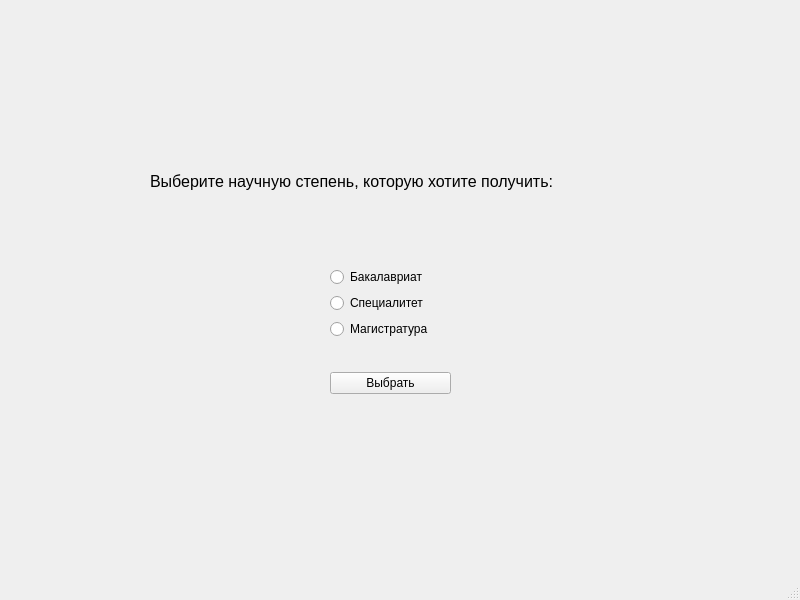
<?xml version="1.0" encoding="UTF-8"?>
<ui version="4.0">
 <class>MainWindow</class>
 <widget class="QMainWindow" name="MainWindow">
  <property name="geometry">
   <rect>
    <x>0</x>
    <y>0</y>
    <width>800</width>
    <height>600</height>
   </rect>
  </property>
  <property name="windowTitle">
   <string>MainWindow</string>
  </property>
  <widget class="QWidget" name="centralwidget">
   <widget class="QStackedWidget" name="stackedWidget">
    <property name="geometry">
     <rect>
      <x>0</x>
      <y>0</y>
      <width>800</width>
      <height>600</height>
     </rect>
    </property>
    <property name="currentIndex">
     <number>5</number>
    </property>
    <widget class="QWidget" name="page_registration">
     <widget class="QPushButton" name="pushButton_registr_2">
      <property name="geometry">
       <rect>
        <x>300</x>
        <y>390</y>
        <width>181</width>
        <height>41</height>
       </rect>
      </property>
      <property name="text">
       <string>Зарегестрироваться</string>
      </property>
     </widget>
     <widget class="QWidget" name="layoutWidget">
      <property name="geometry">
       <rect>
        <x>170</x>
        <y>130</y>
        <width>451</width>
        <height>161</height>
       </rect>
      </property>
      <layout class="QVBoxLayout" name="verticalLayout_22">
       <item>
        <layout class="QHBoxLayout" name="horizontalLayout_6">
         <item>
          <layout class="QVBoxLayout" name="verticalLayout_21">
           <item>
            <widget class="QLabel" name="label_20">
             <property name="text">
              <string>&lt;html&gt;&lt;head/&gt;&lt;body&gt;&lt;p&gt;&lt;span style=&quot; font-size:12pt;&quot;&gt;Логин:&lt;/span&gt;&lt;/p&gt;&lt;/body&gt;&lt;/html&gt;</string>
             </property>
            </widget>
           </item>
           <item>
            <widget class="QLabel" name="label_21">
             <property name="text">
              <string>&lt;html&gt;&lt;head/&gt;&lt;body&gt;&lt;p&gt;&lt;span style=&quot; font-size:12pt;&quot;&gt;Пароль:&lt;/span&gt;&lt;/p&gt;&lt;/body&gt;&lt;/html&gt;</string>
             </property>
            </widget>
           </item>
          </layout>
         </item>
         <item>
          <layout class="QVBoxLayout" name="verticalLayout_17">
           <item>
            <widget class="QLineEdit" name="lineEdit_login"/>
           </item>
           <item>
            <widget class="QLineEdit" name="lineEdit_password">
             <property name="echoMode">
              <enum>QLineEdit::Password</enum>
             </property>
            </widget>
           </item>
          </layout>
         </item>
        </layout>
       </item>
       <item>
        <widget class="QCheckBox" name="checkBox_agree">
         <property name="text">
          <string>Согласен(а) на обработку данных</string>
         </property>
        </widget>
       </item>
      </layout>
     </widget>
     <widget class="QLabel" name="label_22">
      <property name="geometry">
       <rect>
        <x>240</x>
        <y>300</y>
        <width>301</width>
        <height>71</height>
       </rect>
      </property>
      <property name="text">
       <string>&lt;html&gt;&lt;head/&gt;&lt;body&gt;&lt;p align=&quot;center&quot;&gt;Пароль должен содержать не менее 8 символов &lt;/p&gt;&lt;p align=&quot;center&quot;&gt;и состоять из прописных и строчных букв, &lt;/p&gt;&lt;p align=&quot;center&quot;&gt;цифр и специальных символов.&lt;/p&gt;&lt;/body&gt;&lt;/html&gt;</string>
      </property>
     </widget>
    </widget>
    <widget class="QWidget" name="page_authorization">
     <widget class="QLabel" name="label_pic0">
      <property name="geometry">
       <rect>
        <x>70</x>
        <y>120</y>
        <width>340</width>
        <height>340</height>
       </rect>
      </property>
      <property name="text">
       <string/>
      </property>
      <property name="pixmap">
       <pixmap resource="../res.qrc">:/img/res/label.png</pixmap>
      </property>
      <property name="scaledContents">
       <bool>true</bool>
      </property>
     </widget>
     <widget class="QWidget" name="layoutWidget">
      <property name="geometry">
       <rect>
        <x>450</x>
        <y>210</y>
        <width>226</width>
        <height>171</height>
       </rect>
      </property>
      <layout class="QVBoxLayout" name="verticalLayout_3">
       <item>
        <layout class="QVBoxLayout" name="verticalLayout_2">
         <item>
          <widget class="QLabel" name="label">
           <property name="text">
            <string>&lt;html&gt;&lt;head/&gt;&lt;body&gt;&lt;p align=&quot;center&quot;&gt;&lt;span style=&quot; font-size:16pt; font-weight:600;&quot;&gt;Авторизация&lt;/span&gt;&lt;/p&gt;&lt;/body&gt;&lt;/html&gt;</string>
           </property>
          </widget>
         </item>
         <item>
          <layout class="QVBoxLayout" name="verticalLayout">
           <item>
            <layout class="QHBoxLayout" name="horizontalLayout">
             <item>
              <widget class="QLabel" name="label_2">
               <property name="text">
                <string>&lt;html&gt;&lt;head/&gt;&lt;body&gt;&lt;p&gt;&lt;span style=&quot; font-size:12pt;&quot;&gt;Логин:&lt;/span&gt;&lt;/p&gt;&lt;/body&gt;&lt;/html&gt;</string>
               </property>
              </widget>
             </item>
             <item>
              <widget class="QLineEdit" name="user_name"/>
             </item>
            </layout>
           </item>
           <item>
            <layout class="QHBoxLayout" name="horizontalLayout_2">
             <item>
              <widget class="QLabel" name="label_3">
               <property name="text">
                <string>&lt;html&gt;&lt;head/&gt;&lt;body&gt;&lt;p&gt;&lt;span style=&quot; font-size:12pt;&quot;&gt;Пароль:&lt;/span&gt;&lt;/p&gt;&lt;/body&gt;&lt;/html&gt;</string>
               </property>
              </widget>
             </item>
             <item>
              <widget class="QLineEdit" name="pass_word">
               <property name="echoMode">
                <enum>QLineEdit::Password</enum>
               </property>
              </widget>
             </item>
            </layout>
           </item>
          </layout>
         </item>
        </layout>
       </item>
       <item>
        <widget class="QPushButton" name="pushButton_autoriz">
         <property name="text">
          <string>Подтвердить</string>
         </property>
        </widget>
       </item>
       <item>
        <widget class="QPushButton" name="pushButton_registr">
         <property name="text">
          <string>Зарегистрироваться</string>
         </property>
        </widget>
       </item>
      </layout>
     </widget>
    </widget>
    <widget class="QWidget" name="page_the_uni">
     <widget class="QLabel" name="label_pic1">
      <property name="geometry">
       <rect>
        <x>50</x>
        <y>100</y>
        <width>380</width>
        <height>380</height>
       </rect>
      </property>
      <property name="text">
       <string/>
      </property>
      <property name="pixmap">
       <pixmap resource="../res.qrc">:/img/res/university.jpg</pixmap>
      </property>
      <property name="scaledContents">
       <bool>true</bool>
      </property>
     </widget>
     <widget class="QLabel" name="label_4">
      <property name="geometry">
       <rect>
        <x>100</x>
        <y>0</y>
        <width>561</width>
        <height>61</height>
       </rect>
      </property>
      <property name="text">
       <string>&lt;html&gt;&lt;head/&gt;&lt;body&gt;&lt;p&gt;&lt;span style=&quot; font-size:14pt; font-weight:600;&quot;&gt;Петербургский университет Путей Сообщения&lt;/span&gt;&lt;/p&gt;&lt;/body&gt;&lt;/html&gt;</string>
      </property>
     </widget>
     <widget class="QLabel" name="label_5">
      <property name="geometry">
       <rect>
        <x>470</x>
        <y>110</y>
        <width>241</width>
        <height>201</height>
       </rect>
      </property>
      <property name="text">
       <string>&lt;html&gt;&lt;head/&gt;&lt;body&gt;&lt;p&gt;&lt;span style=&quot; font-size:11pt;&quot;&gt;У нас вы сможете провести &lt;br/&gt;свои  лучшие студенчесике&lt;/span&gt;&lt;/p&gt;&lt;p&gt;&lt;span style=&quot; font-size:11pt;&quot;&gt;годы. У нас есть широкий&lt;/span&gt;&lt;/p&gt;&lt;p&gt;&lt;span style=&quot; font-size:11pt;&quot;&gt;спектр специальностей.&lt;/span&gt;&lt;/p&gt;&lt;p&gt;&lt;span style=&quot; font-size:11pt;&quot;&gt;Университет имеет свою&lt;/span&gt;&lt;/p&gt;&lt;p&gt;&lt;span style=&quot; font-size:11pt;&quot;&gt;собственную историю.&lt;/span&gt;&lt;/p&gt;&lt;/body&gt;&lt;/html&gt;</string>
      </property>
     </widget>
     <widget class="QPushButton" name="pushButton_next">
      <property name="geometry">
       <rect>
        <x>610</x>
        <y>440</y>
        <width>131</width>
        <height>26</height>
       </rect>
      </property>
      <property name="text">
       <string>Далее</string>
      </property>
     </widget>
    </widget>
    <widget class="QWidget" name="page_sport">
     <widget class="QLabel" name="label_pic2">
      <property name="geometry">
       <rect>
        <x>20</x>
        <y>60</y>
        <width>450</width>
        <height>450</height>
       </rect>
      </property>
      <property name="text">
       <string/>
      </property>
      <property name="pixmap">
       <pixmap resource="../res.qrc">:/img/res/sport.jpg</pixmap>
      </property>
      <property name="scaledContents">
       <bool>true</bool>
      </property>
     </widget>
     <widget class="QLabel" name="label_6">
      <property name="geometry">
       <rect>
        <x>320</x>
        <y>0</y>
        <width>91</width>
        <height>41</height>
       </rect>
      </property>
      <property name="text">
       <string>&lt;html&gt;&lt;head/&gt;&lt;body&gt;&lt;p&gt;&lt;span style=&quot; font-size:14pt; font-weight:600;&quot;&gt;Спорт&lt;/span&gt;&lt;/p&gt;&lt;/body&gt;&lt;/html&gt;</string>
      </property>
     </widget>
     <widget class="QLabel" name="label_7">
      <property name="geometry">
       <rect>
        <x>500</x>
        <y>40</y>
        <width>271</width>
        <height>381</height>
       </rect>
      </property>
      <property name="text">
       <string>&lt;html&gt;&lt;head/&gt;&lt;body&gt;&lt;p&gt;&lt;span style=&quot; font-size:12pt;&quot;&gt;У нас есть множество &lt;/span&gt;&lt;/p&gt;&lt;p&gt;&lt;span style=&quot; font-size:12pt;&quot;&gt;напрвлений спорта разной &lt;/span&gt;&lt;/p&gt;&lt;p&gt;&lt;span style=&quot; font-size:12pt;&quot;&gt;сложности, в том числе и &lt;/span&gt;&lt;/p&gt;&lt;p&gt;&lt;span style=&quot; font-size:12pt;&quot;&gt;профессиональный. &lt;/span&gt;&lt;/p&gt;&lt;p&gt;&lt;span style=&quot; font-size:12pt;&quot;&gt;Каждый может приять&lt;/span&gt;&lt;/p&gt;&lt;p&gt;&lt;span style=&quot; font-size:12pt;&quot;&gt;участие в соревнованиях. &lt;/span&gt;&lt;/p&gt;&lt;p&gt;&lt;span style=&quot; font-size:12pt;&quot;&gt;Соревнования проходят &lt;/span&gt;&lt;/p&gt;&lt;p&gt;&lt;span style=&quot; font-size:12pt;&quot;&gt;между группами разных&lt;/span&gt;&lt;/p&gt;&lt;p&gt;&lt;span style=&quot; font-size:12pt;&quot;&gt;университетов&lt;/span&gt;&lt;/p&gt;&lt;/body&gt;&lt;/html&gt;</string>
      </property>
     </widget>
     <widget class="QWidget" name="layoutWidget">
      <property name="geometry">
       <rect>
        <x>490</x>
        <y>430</y>
        <width>271</width>
        <height>81</height>
       </rect>
      </property>
      <layout class="QHBoxLayout" name="horizontalLayout_3">
       <item>
        <widget class="QPushButton" name="pushButton_back">
         <property name="text">
          <string>Назад</string>
         </property>
        </widget>
       </item>
       <item>
        <widget class="QPushButton" name="pushButton_next_2">
         <property name="text">
          <string>Далее</string>
         </property>
        </widget>
       </item>
      </layout>
     </widget>
    </widget>
    <widget class="QWidget" name="page_question">
     <widget class="QWidget" name="layoutWidget_2">
      <property name="geometry">
       <rect>
        <x>240</x>
        <y>240</y>
        <width>300</width>
        <height>66</height>
       </rect>
      </property>
      <layout class="QVBoxLayout" name="verticalLayout_4">
       <item>
        <widget class="QLabel" name="label_8">
         <property name="text">
          <string>&lt;html&gt;&lt;head/&gt;&lt;body&gt;&lt;p&gt;&lt;span style=&quot; font-size:14pt; font-weight:600;&quot;&gt;Будете поступать к нам?&lt;/span&gt;&lt;/p&gt;&lt;/body&gt;&lt;/html&gt;</string>
         </property>
        </widget>
       </item>
       <item>
        <layout class="QHBoxLayout" name="horizontalLayout_4">
         <item>
          <widget class="QPushButton" name="pushButton_yes">
           <property name="text">
            <string>Да</string>
           </property>
          </widget>
         </item>
         <item>
          <widget class="QPushButton" name="pushButton_no">
           <property name="text">
            <string>Нет</string>
           </property>
          </widget>
         </item>
        </layout>
       </item>
      </layout>
     </widget>
    </widget>
    <widget class="QWidget" name="page_5_degree">
     <widget class="QLabel" name="label_9">
      <property name="geometry">
       <rect>
        <x>150</x>
        <y>170</y>
        <width>506</width>
        <height>24</height>
       </rect>
      </property>
      <property name="text">
       <string>&lt;html&gt;&lt;head/&gt;&lt;body&gt;&lt;p&gt;&lt;span style=&quot; font-size:12pt;&quot;&gt;Выберите научную степень, которую хотите получить:&lt;/span&gt;&lt;/p&gt;&lt;/body&gt;&lt;/html&gt;</string>
      </property>
     </widget>
     <widget class="QWidget" name="layoutWidget_3">
      <property name="geometry">
       <rect>
        <x>330</x>
        <y>240</y>
        <width>121</width>
        <height>181</height>
       </rect>
      </property>
      <layout class="QVBoxLayout" name="verticalLayout_5">
       <item>
        <layout class="QVBoxLayout" name="verticalLayout_6">
         <item>
          <widget class="QRadioButton" name="radioButton_bachelor">
           <property name="text">
            <string>Бакалавриат</string>
           </property>
          </widget>
         </item>
         <item>
          <widget class="QRadioButton" name="radioButton_spec">
           <property name="text">
            <string>Специалитет</string>
           </property>
          </widget>
         </item>
         <item>
          <widget class="QRadioButton" name="radioButton_master">
           <property name="text">
            <string>Магистратура</string>
           </property>
          </widget>
         </item>
        </layout>
       </item>
       <item>
        <widget class="QPushButton" name="pushButton_2">
         <property name="text">
          <string>Выбрать</string>
         </property>
        </widget>
       </item>
      </layout>
     </widget>
    </widget>
    <widget class="QWidget" name="page_6_bach_spec">
     <widget class="QWidget" name="layoutWidget_4">
      <property name="geometry">
       <rect>
        <x>30</x>
        <y>50</y>
        <width>281</width>
        <height>331</height>
       </rect>
      </property>
      <layout class="QVBoxLayout" name="verticalLayout_7">
       <item>
        <widget class="QLabel" name="label_10">
         <property name="text">
          <string>&lt;html&gt;&lt;head/&gt;&lt;body&gt;&lt;p&gt;&lt;span style=&quot; font-size:12pt; font-weight:600;&quot;&gt;Отметьте экзамены ЕГЭ:&lt;/span&gt;&lt;/p&gt;&lt;/body&gt;&lt;/html&gt;</string>
         </property>
        </widget>
       </item>
       <item>
        <layout class="QVBoxLayout" name="verticalLayout_8">
         <item>
          <layout class="QVBoxLayout" name="verticalLayout_9">
           <item>
            <widget class="QCheckBox" name="checkBox_math">
             <property name="text">
              <string>Профильная математика</string>
             </property>
            </widget>
           </item>
           <item>
            <widget class="QCheckBox" name="checkBox_chem">
             <property name="text">
              <string>Химия</string>
             </property>
            </widget>
           </item>
           <item>
            <widget class="QCheckBox" name="checkBox_rus">
             <property name="text">
              <string>Русский язык</string>
             </property>
            </widget>
           </item>
           <item>
            <widget class="QCheckBox" name="checkBox_bio">
             <property name="text">
              <string>Билогогия</string>
             </property>
            </widget>
           </item>
           <item>
            <widget class="QCheckBox" name="checkBox_history">
             <property name="text">
              <string>История</string>
             </property>
            </widget>
           </item>
           <item>
            <widget class="QCheckBox" name="checkBox_inf">
             <property name="text">
              <string>Информатика</string>
             </property>
            </widget>
           </item>
           <item>
            <widget class="QCheckBox" name="checkBox_eng">
             <property name="text">
              <string>Английский язык</string>
             </property>
            </widget>
           </item>
           <item>
            <widget class="QCheckBox" name="checkBox_geo">
             <property name="text">
              <string>География</string>
             </property>
            </widget>
           </item>
           <item>
            <widget class="QCheckBox" name="checkBox_lit">
             <property name="text">
              <string>Литература</string>
             </property>
            </widget>
           </item>
           <item>
            <widget class="QCheckBox" name="checkBox_phis">
             <property name="text">
              <string>Физика</string>
             </property>
            </widget>
           </item>
          </layout>
         </item>
         <item>
          <widget class="QPushButton" name="pushButton_3">
           <property name="text">
            <string>Выбрать</string>
           </property>
          </widget>
         </item>
        </layout>
       </item>
      </layout>
     </widget>
     <widget class="QPushButton" name="pushButton_choose">
      <property name="geometry">
       <rect>
        <x>560</x>
        <y>470</y>
        <width>191</width>
        <height>31</height>
       </rect>
      </property>
      <property name="text">
       <string>Подтвердить</string>
      </property>
     </widget>
     <widget class="QWidget" name="layoutWidget">
      <property name="geometry">
       <rect>
        <x>330</x>
        <y>100</y>
        <width>441</width>
        <height>231</height>
       </rect>
      </property>
      <layout class="QVBoxLayout" name="verticalLayout_14">
       <item>
        <layout class="QVBoxLayout" name="verticalLayout_10">
         <item>
          <widget class="QLabel" name="label_18">
           <property name="text">
            <string>&lt;html&gt;&lt;head/&gt;&lt;body&gt;&lt;p&gt;&lt;span style=&quot; font-size:12pt;&quot;&gt;Специальность&lt;/span&gt;&lt;/p&gt;&lt;/body&gt;&lt;/html&gt;</string>
           </property>
          </widget>
         </item>
         <item>
          <widget class="QComboBox" name="comboBox_spec_2"/>
         </item>
        </layout>
       </item>
       <item>
        <layout class="QVBoxLayout" name="verticalLayout_13">
         <item>
          <widget class="QLabel" name="label_19">
           <property name="text">
            <string>&lt;html&gt;&lt;head/&gt;&lt;body&gt;&lt;p&gt;&lt;span style=&quot; font-size:12pt;&quot;&gt;Профиль&lt;/span&gt;&lt;/p&gt;&lt;/body&gt;&lt;/html&gt;</string>
           </property>
          </widget>
         </item>
         <item>
          <widget class="QComboBox" name="comboBox_prof_2"/>
         </item>
        </layout>
       </item>
      </layout>
     </widget>
    </widget>
    <widget class="QWidget" name="page_7_data">
     <widget class="QPushButton" name="pushButton_conf">
      <property name="geometry">
       <rect>
        <x>330</x>
        <y>400</y>
        <width>101</width>
        <height>41</height>
       </rect>
      </property>
      <property name="text">
       <string>Подтвердить</string>
      </property>
     </widget>
     <widget class="QWidget" name="layoutWidget">
      <property name="geometry">
       <rect>
        <x>50</x>
        <y>110</y>
        <width>681</width>
        <height>171</height>
       </rect>
      </property>
      <layout class="QHBoxLayout" name="horizontalLayout_5">
       <item>
        <layout class="QVBoxLayout" name="verticalLayout_20">
         <item>
          <layout class="QVBoxLayout" name="verticalLayout_19">
           <item>
            <layout class="QVBoxLayout" name="verticalLayout_18">
             <item>
              <widget class="QLabel" name="label_11">
               <property name="text">
                <string>&lt;html&gt;&lt;head/&gt;&lt;body&gt;&lt;p&gt;&lt;span style=&quot; font-size:12pt;&quot;&gt;Имя:&lt;/span&gt;&lt;/p&gt;&lt;/body&gt;&lt;/html&gt;</string>
               </property>
              </widget>
             </item>
             <item>
              <widget class="QLabel" name="label_12">
               <property name="text">
                <string>&lt;html&gt;&lt;head/&gt;&lt;body&gt;&lt;p&gt;&lt;span style=&quot; font-size:12pt;&quot;&gt;Фамилия:&lt;/span&gt;&lt;/p&gt;&lt;/body&gt;&lt;/html&gt;</string>
               </property>
              </widget>
             </item>
             <item>
              <widget class="QLabel" name="label_17">
               <property name="text">
                <string>&lt;html&gt;&lt;head/&gt;&lt;body&gt;&lt;p&gt;&lt;span style=&quot; font-size:12pt;&quot;&gt;Отчество:&lt;/span&gt;&lt;/p&gt;&lt;/body&gt;&lt;/html&gt;</string>
               </property>
              </widget>
             </item>
             <item>
              <widget class="QLabel" name="label_13">
               <property name="text">
                <string>&lt;html&gt;&lt;head/&gt;&lt;body&gt;&lt;p&gt;&lt;span style=&quot; font-size:12pt;&quot;&gt;Номер телефона:&lt;/span&gt;&lt;/p&gt;&lt;/body&gt;&lt;/html&gt;</string>
               </property>
              </widget>
             </item>
             <item>
              <widget class="QLabel" name="label_14">
               <property name="text">
                <string>&lt;html&gt;&lt;head/&gt;&lt;body&gt;&lt;p&gt;&lt;span style=&quot; font-size:12pt;&quot;&gt;Серия и номер паспорта:&lt;/span&gt;&lt;/p&gt;&lt;/body&gt;&lt;/html&gt;</string>
               </property>
              </widget>
             </item>
            </layout>
           </item>
          </layout>
         </item>
        </layout>
       </item>
       <item>
        <layout class="QVBoxLayout" name="verticalLayout_16">
         <item>
          <layout class="QVBoxLayout" name="verticalLayout_15">
           <item>
            <layout class="QVBoxLayout" name="verticalLayout_12">
             <item>
              <layout class="QVBoxLayout" name="verticalLayout_11">
               <item>
                <widget class="QLineEdit" name="lineEdit_name"/>
               </item>
               <item>
                <widget class="QLineEdit" name="lineEdit_sername"/>
               </item>
              </layout>
             </item>
             <item>
              <widget class="QLineEdit" name="lineEdit_otche"/>
             </item>
            </layout>
           </item>
           <item>
            <widget class="QLineEdit" name="lineEdit_phone"/>
           </item>
          </layout>
         </item>
         <item>
          <widget class="QLineEdit" name="lineEdit_passport"/>
         </item>
        </layout>
       </item>
      </layout>
     </widget>
     <widget class="QPushButton" name="pushButton_add_photo">
      <property name="geometry">
       <rect>
        <x>310</x>
        <y>320</y>
        <width>131</width>
        <height>31</height>
       </rect>
      </property>
      <property name="text">
       <string>Добавить фото</string>
      </property>
     </widget>
    </widget>
    <widget class="QWidget" name="page_8_master">
     <widget class="QLabel" name="label_15">
      <property name="geometry">
       <rect>
        <x>300</x>
        <y>60</y>
        <width>171</width>
        <height>31</height>
       </rect>
      </property>
      <property name="text">
       <string>&lt;html&gt;&lt;head/&gt;&lt;body&gt;&lt;p&gt;&lt;span style=&quot; font-size:14pt;&quot;&gt;Специальности&lt;/span&gt;&lt;/p&gt;&lt;/body&gt;&lt;/html&gt;</string>
      </property>
     </widget>
     <widget class="QComboBox" name="comboBox_spec">
      <property name="geometry">
       <rect>
        <x>100</x>
        <y>100</y>
        <width>600</width>
        <height>22</height>
       </rect>
      </property>
     </widget>
     <widget class="QComboBox" name="comboBox_prof">
      <property name="geometry">
       <rect>
        <x>100</x>
        <y>240</y>
        <width>600</width>
        <height>22</height>
       </rect>
      </property>
     </widget>
     <widget class="QLabel" name="label_16">
      <property name="geometry">
       <rect>
        <x>340</x>
        <y>200</y>
        <width>101</width>
        <height>31</height>
       </rect>
      </property>
      <property name="text">
       <string>&lt;html&gt;&lt;head/&gt;&lt;body&gt;&lt;p&gt;&lt;span style=&quot; font-size:14pt;&quot;&gt;Профиль&lt;/span&gt;&lt;/p&gt;&lt;/body&gt;&lt;/html&gt;</string>
      </property>
     </widget>
     <widget class="QPushButton" name="pushButton_4">
      <property name="geometry">
       <rect>
        <x>630</x>
        <y>470</y>
        <width>93</width>
        <height>28</height>
       </rect>
      </property>
      <property name="text">
       <string>Подтвердить</string>
      </property>
     </widget>
    </widget>
   </widget>
  </widget>
  <widget class="QMenuBar" name="menubar">
   <property name="geometry">
    <rect>
     <x>0</x>
     <y>0</y>
     <width>800</width>
     <height>26</height>
    </rect>
   </property>
  </widget>
  <widget class="QStatusBar" name="statusbar"/>
 </widget>
 <resources>
  <include location="../res.qrc"/>
 </resources>
 <connections/>
</ui>
